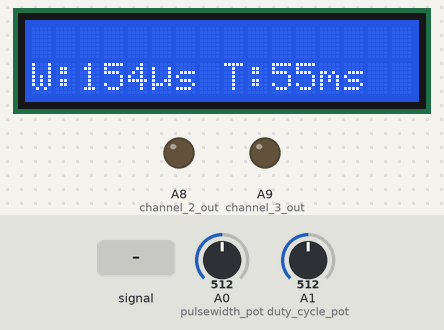
Simulated run of this sketch. Board: Teensy 3. Parts: 16×2 character LCD, output pins drawn as LEDs (lit = HIGH). Inputs (shaded band) come from the test bench; at power-on: A0 (pulsewidth_pot) = 512, A1 (duty_cycle_pot) = 512 (analog values on the 0–1023 scale). Pins used as bus, display or sensor lines are not drawn.

Above: at 1.7 s.
1.8 s: A0 (pulsewidth_pot) fed a 200 Hz sine of ±460 counts around its level
At 1.96 s:
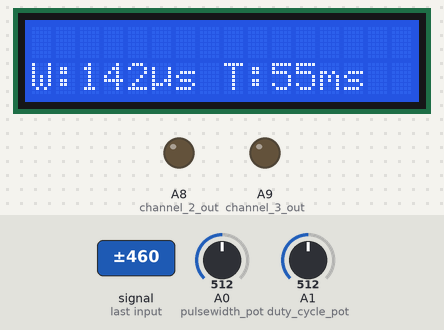
4.8 s: A0 (pulsewidth_pot) fed a 1000 Hz sine of ±255 counts around its level
At 4.99 s:
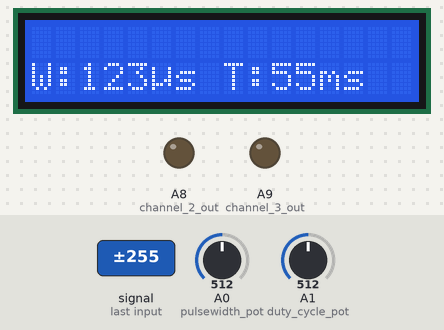
7.8 s: A0 (pulsewidth_pot) set to 26
At 9.0 s:
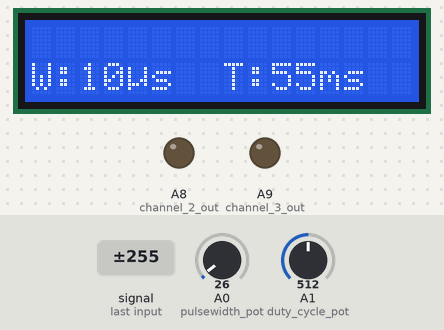
9.3 s: A0 (pulsewidth_pot) set to 20
At 9.6 s:
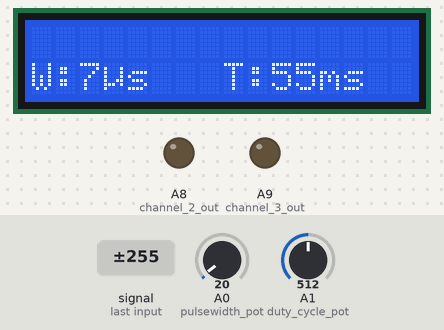
10.8 s: A0 (pulsewidth_pot) set to 110
At 12.2 s:
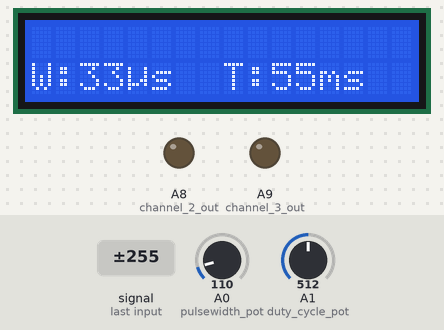
13.8 s: A1 (duty_cycle_pot) set to 716
At 15.0 s:
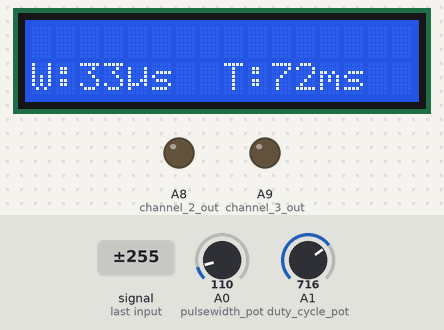
Timing chart, 0 to 16.8 s (numbered marks = the images above; inputs shaded):
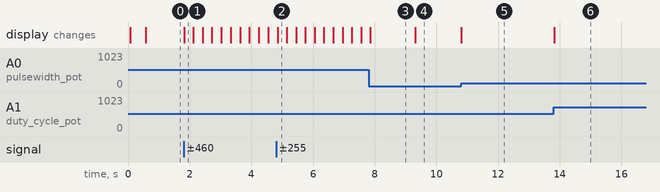

Measured:
- after the input at 1.8 s, the display: changes at once (image 1)
- after the input at 9.3 s, the display: changes at once (image 4)
- after the input at 10.8 s, the display: changes at once (image 5)
- after the input at 13.8 s, the display: changes at once (image 6)

The sketch:

three-ch.ino
```cpp
#include <MIDI.h>

#include <LiquidCrystal.h>

/* 4 Note Interrupter http://adammunich.com    */
/* Run sketch at 96MHz on a teensy 3.1 or 3.2  */

/* PIN CONNECTIONS ---------- ||
LCD RS -> D2
LCD EN -> D4
LCD D0-3 -> GND
LCD D4 -> D5
LCD D6 -> D6
LCD D7 -> D7
LCD D8 -> D8


Mode Switches --------------- ||
MIDI (high) / USB-MIDI (low) -> D10
Pulse Mode (high) - > D9


Output ---------------------- ||
Pulses -> D21
( use a transistor and 120 ohm series res off of      )
( 5V bus to drive hfbr-1414tz or similar transmitter. )
( Buy extras it sucks when they break. )


10k Potentiometers ---------- ||
Pulse Width / Power Pot
GND --\/\/\/\/\-- 3v3
         | A0

Pulse Duty Cycle Pot
GND --/\/\/\/\/-- 3V3
         | A1


INPUTS ----------------------- ||
USB -> MicroUSB port
Optoisolated Midi RX -> D0 (See http://bit.ly/2a6BQgA )

*/


//IntervalTimer timer_0, timer_1, timer_2, timer_3;
LiquidCrystal vfd(3, 4, 5, 6, 7, 2);                // (RS, Enable, D4, D5, D6, D7)

#define midi_mode_switch    10
#define pulse_mode_switch   9
#define estop_switch        11
#define channel_1_out       21
#define channel_2_out       22
#define channel_3_out       23
#define pulsewidth_pot A0
#define duty_cycle_pot A1

// 88 Key keyboard CONSTANTS ------------------
#define NOTE_MIN 21
#define NOTE_MAX 108
#define PULSEWIDTH_MIN 2
#define PULSEWIDTH_MAX 300


uint32_t midi_period_us[128] = { // Midi note LUT (period, us)
  /*        C       C#      D        D#      E       F       F#      G       G#      A       A#      B       */
  /* -1 */ 122312, 115447, 108967,  102849, 97079,  91630,  86487,  81633,  77051,  72727,  68645,  64792,
  /* 0 */  61156,  57723,  54483,   51425,  48539,  45815,  43243,  40816,  38525,  36363,  34322,  32396,
  /* 1 */  30578,  212861,  27241,  25712,  24269,  22907,  21621,  20408,  19262,  18181,  17161,  16198,
  /* 2 */  15289,  14430,  13620,   12856,  12134,  11453,  10810,  10204,  9631,   9090,   8580,   8099,
  /* 3 */  7644,   7215,   6810,    6428,   6067,   5726,   5405,   5102,   4815,   4545,   4290,   4049,
  /* 4 */  3822,   3607,   3405,    3214,   3033,   2863,   2702,   2551,   2407,   2272,   2145,   2024,
  /* 5 */  1911,   1803,   1702,    1607,   1516,   1431,   1351,   1275,   1203,   1136,   1072,   1012,
  /* 6 */  955,    901,    851,     803,    758,    715,    675,    637,    601,    568,    536,    506,
  /* 7 */  477,    450,    425,     401,    379,    357,    337,    318,    300,    284,    268,    253,
  /* 8 */  238,    225,    212,     200,    189,    178,    168,    168,    150,    142,    134,    126,
  /* 9 */  119,    112,    106 ,    100,    94,     89,     84,     79,
};

float midi_freq[128] = {
  /*       C        C#       D        D#       E        F        F#       G        G#       A       A#       B       */
  /* -1 */ 8.176,   8.662,   9.177,   9.723,   10.301,  10.913,  11.562,  12.25,   12.979,  13.75,   14.568, 15.434,
  /* 0 */  16.35,   17.32,   18.35,   19.45,   20.6,    21.83,   23.12,   24.5,    25.96,   27.50,  29.14,   30.87,
  /* 1 */  32.70,   34.65,   36.71,   38.89,   41.20,   43.65,   46.25,   49.00,   51.91,   55.00,  58.27,   61.74,
  /* 2 */  65.41,   69.30,   73.42,   77.78,   82.41,   87.31,   92.50,   98.00,   103.83,  110.00, 116.54,  123.47,
  /* 3 */  130.81,  138.59,  146.83,  155.56,  164.81,  174.61,  185,     196,     207.65,  220,    233.08,  246.94,
  /* 4 */  261.63,  277.18,  293.66,  311.13,  329.63,  349.23,  369.99,  392,     415.3,   440,    466.16,  493.88,
  /* 5 */  523.25,  554.37,  587.33,  622.25,  659.25,  698.46,  739.99,  783.99,  830.61,  880,    932.33,  987.77,
  /* 6 */  1046.5,  1108.73, 1174.66, 1244.51, 1318.51, 1396.91, 1479.98, 1567.98, 1661.22, 1760,   1864.66, 1975.53,
  /* 7 */  2093,    2217.46, 2349.32, 2489.02, 2637.02, 2793.83, 2959.96, 3135.96, 3322.44, 3520,   3729.31, 3951.07,
  /* 8 */  4186.01, 4434.92, 4698.63, 4978.03, 5274.04, 5587.65, 5919.91, 6271.93, 6644.88, 7040,   7458.62, 7902.13
};

volatile uint32_t pulse_duty_cycle_setpoint          = 10000;
volatile uint32_t old_pulse_duty_cycle_setpoint      = 0;
volatile uint16_t interrupter_pulsewidth_setpoint    = 100;
volatile uint8_t  system_mode                        = 0;     // System Mode, 2 = USB, 1 = MIDI-RX, 0 = Clock

const uint8_t  ADC_RESOLUTION = 7;
const uint16_t ANALOG_SCALE_MAX = pow(2, ADC_RESOLUTION) - 2;
const uint8_t  ANALOG_SCALE_MIN = 0;

const float  MODIFIER_MAX = 1;
const float  MODIFIER_MIN = midi_freq[NOTE_MIN] / midi_freq[NOTE_MAX];

float pulse_0_modifier = 1;
float pulse_1_modifier = 1;
float pulse_2_modifier = 1;
float pulse_3_modifier = 1;

float mapf(float x, float in_min, float in_max, float out_min, float out_max)
{
  return (x - in_min) * (out_max - out_min) / (in_max - in_min) + out_min;
}

uint8_t note_scheduler[4] = {0, 0, 0, 0};   // Note scheduling array

/*
    Setup / Init. This runs only once
*/


class SoftPWM {
public:
  int m_pin;
  bool m_active;
  int m_pulse_len;
  int m_on_len;
  IntervalTimer m_timer;
  void (*m_done_off_period_cb)(void);
  void (*m_done_on_period_cb)(void);

  SoftPWM(int pin, void (*done_off_cb)(), void (*done_on_cb)()) {
    m_pin = pin;
    m_done_off_period_cb = done_off_cb;
    m_done_on_period_cb = done_on_cb;
  }

  void stop() {
    digitalWriteFast(m_pin, LOW);
    m_timer.end();
    digitalWriteFast(m_pin, LOW);
    m_active = false;
  }

  void start(int pulse_len, int on_len) {
    if (m_active) {
        stop();
    }

    m_active = true;
    m_pulse_len = pulse_len;
    m_on_len = on_len;

    done_off_period();
  }

  void done_off_period()
  {
    // Start timer to kill the output and then turn it on
    m_timer.begin(this->m_done_on_period_cb, m_on_len);
    digitalWriteFast(m_pin, HIGH);
  }

  void done_on_period()
  {
    digitalWriteFast(m_pin, LOW);
    m_timer.end();
    m_timer.begin(this->m_done_off_period_cb, m_pulse_len - m_on_len);
  }
};


void out1_on_helper(void);
void out1_off_helper(void);
SoftPWM out1(21, out1_off_helper, out1_on_helper);
void out1_on_helper(void) { out1.done_on_period(); }
void out1_off_helper(void) { out1.done_off_period(); }

void out2_on_helper(void);
void out2_off_helper(void);
SoftPWM out2(22, out2_off_helper, out2_on_helper);
void out2_on_helper(void) { out2.done_on_period(); }
void out2_off_helper(void) { out2.done_off_period(); }

void out3_on_helper(void);
void out3_off_helper(void);
SoftPWM out3(23, out3_off_helper, out3_on_helper);
void out3_on_helper(void) { out3.done_on_period(); }
void out3_off_helper(void) { out3.done_off_period(); }

void setup() {
  /* Pullups, impedances etc */

  pinMode(channel_1_out,         OUTPUT);
    pinMode(channel_2_out,         OUTPUT);
      pinMode(channel_3_out,         OUTPUT);
  pinMode(midi_mode_switch,      INPUT);
  pinMode(pulse_mode_switch,     INPUT);
  pinMode(estop_switch,          INPUT_PULLUP);

  pinMode(pulsewidth_pot, INPUT);
  pinMode(duty_cycle_pot, INPUT);

  analogReadResolution(ADC_RESOLUTION);
  analogReadAveraging(128);


  /* Init Classes */
#if 0
  usbMIDI.begin();
  usbMIDI.setHandleNoteOn(HandleNoteOn);
  usbMIDI.setHandleNoteOff(HandleNoteOff);

  MIDI.begin(MIDI_CHANNEL_OMNI);
  MIDI.setHandleNoteOn(HandleNoteOn);
  MIDI.setHandleNoteOff(HandleNoteOff);
#endif

  vfd.begin(2,20);
  delay(2); // Give time for LCD to init


  /* Welcome Message */

  vfd.clear();
  vfd.setCursor(0,0);
  vfd.print("Turboencabulator");

  delay(500); // Do nothing

  vfd.clear();

 // out2.start(1000000, 500000);
 // out3.start(500000, 250000);
};


void loop() {
  interrupter_pulsewidth_setpoint = map(analogRead(pulsewidth_pot), ANALOG_SCALE_MAX, ANALOG_SCALE_MIN, PULSEWIDTH_MAX, PULSEWIDTH_MIN);
  interrupter_pulsewidth_setpoint = constrain(interrupter_pulsewidth_setpoint, 0, PULSEWIDTH_MAX);

  pulse_duty_cycle_setpoint = map(analogRead(duty_cycle_pot), 0, 128, 10000, 100000);

  if ((interrupter_pulsewidth_setpoint != out1.m_on_len) ||
      (pulse_duty_cycle_setpoint != out1.m_pulse_len))
  {
    out1.start(pulse_duty_cycle_setpoint, interrupter_pulsewidth_setpoint);
  }


  vfd.setCursor(0,1);
  vfd.print("W:      ");
  vfd.setCursor(2,1);
  vfd.print(interrupter_pulsewidth_setpoint);
  vfd.write(0xE4);
  vfd.print("s  ");

  vfd.setCursor(8,1);
  vfd.print("T:      ");
  vfd.setCursor(10,1);

  vfd.print(pulse_duty_cycle_setpoint/1000);
  vfd.print("ms  ");
}

#if 0
void suxloop() {
  common();


  /*
    == USB Midi Mode ==

    This mode will make the system behave as a USB midi device
  */

  if(system_mode == 2){
    killAllNotes();

    vfd.clear();
    vfd.setCursor(0,0);
    vfd.print("USB-MIDI");

    /* end setup */

    while(system_mode == 2){
      usbMIDI.read();
      common();

      vfd.setCursor(0,1);
      vfd.print("W:      ");
      vfd.setCursor(2,1);
      vfd.print(interrupter_pulsewidth_setpoint);
      vfd.write(0xE4);
      vfd.print("s  ");

      if(digitalReadFast(estop_switch) == 0) killAllNotes();
    };
  };


  /*
    == MIDI Input Mode ==

    This mode will make the system behave as an actual MIDI reciever (for guitars and shit)
  */

  if(system_mode == 1){     // MIDI-RX mode
    killAllNotes();

    vfd.clear();
    vfd.setCursor(0,0);
    vfd.print("MIDI-RX");

    /* end setup */

    while(system_mode == 1){
      MIDI.read();
      common();

      vfd.setCursor(0,1);
      vfd.print("W:      ");
      vfd.setCursor(2,1);
      vfd.print(interrupter_pulsewidth_setpoint);
      vfd.write(0xE4);
      vfd.print("s  ");

      if(digitalReadFast(estop_switch) == 0) killAllNotes();
    };
  };


  if(system_mode == 0){     // Pulse clock mode
    killAllNotes();

    vfd.clear();
    vfd.setCursor(0,0);
    vfd.print("PULSE");
    delay(100);

    /* end setup */

    while(system_mode == 0){
      common();

      vfd.setCursor(0,1);
      vfd.print("W:      ");
      vfd.setCursor(2,1);
      vfd.print(interrupter_pulsewidth_setpoint);
      vfd.write(0xE4);
      vfd.print("s  ");

      vfd.setCursor(8,1);
      vfd.print("T:      ");
      vfd.setCursor(10,1);

      vfd.print(pulse_duty_cycle_setpoint/1000);
      vfd.print("ms  ");


      //vfd.print(( (float) 1 / ((float)(pulse_duty_cycle_setpoint / (float)1000000))  ));
      //vfd.print("Hz   ");

      pulse_duty_cycle_setpoint = map(analogRead(duty_cycle_pot), 128, 0, 10000, 100000);

      if((old_pulse_duty_cycle_setpoint + 2000) < pulse_duty_cycle_setpoint || (old_pulse_duty_cycle_setpoint - 2000) > pulse_duty_cycle_setpoint ){
        old_pulse_duty_cycle_setpoint = pulse_duty_cycle_setpoint;
        timer_0.end();
        delay(10);
        timer_0.begin(pulse_0, pulse_duty_cycle_setpoint);
      };
    };

    timer_0.end();
  };
};


void common(){
  interrupter_pulsewidth_setpoint = map(analogRead(pulsewidth_pot), ANALOG_SCALE_MAX, ANALOG_SCALE_MIN, PULSEWIDTH_MAX, PULSEWIDTH_MIN);
  interrupter_pulsewidth_setpoint = constrain(interrupter_pulsewidth_setpoint, 0, PULSEWIDTH_MAX);

  uint8_t midi_mode_state  = digitalReadFast(midi_mode_switch);
  uint8_t pulse_mode_state = digitalReadFast(pulse_mode_switch);

  if(midi_mode_state == 1){
    system_mode = 2;
  }

  else if(pulse_mode_state == 1){
    system_mode = 0;
  }

  else{  // Otherwise... MIDI-RX mode
     system_mode = 1;
  };


};


void highGUI(){
  int current_gui_channel = 0;  // Tesla coil channel
  int current_gui_mode = 0;  // GUI mode;

  vfd.setCursor(10, 0);
  vfd.print("Coil ");
  vfd.print(current_gui_channel);
}


/*

  MIDI Functions for handling such bullcrap

*/

void HandleNoteOn(byte channel, byte pitch, byte velocity) {   // Callback
  if (velocity == 0) {
    ceaseNote(channel);
  }else{
    playNote(pitch, channel);
  };
};


void HandleNoteOff(byte channel, byte pitch, byte velocity) {  // Callback
  ceaseNote(channel);
};


void playNote(byte pitch, byte note_channel){

  pitch = constrain(pitch, NOTE_MIN, NOTE_MAX);

  for(byte i = 0; i < 4; i++){
    if(note_scheduler[i] != 0) continue;
    //otherwise...

    note_scheduler[i] = note_channel;
    setTimer(pitch, i);
    i = 100; // mission accomplished, now gtfo
  };
};


void ceaseNote(byte note_channel){
  for(byte i = 0; i < 4; i++){
    if(note_scheduler[i] != note_channel) continue;
    //otherwise...

    note_scheduler[i] = 0;
    killTimer(i);
    i = 100; // mission accomplished, now gtfo
  };
};


/*

  Timer Functions

*/

void setTimer(byte pitch, byte timer){
  int pp;

  switch(timer){
    case 0:
      pulse_0_modifier = mapf(pitch, NOTE_MIN, NOTE_MAX, MODIFIER_MAX, MODIFIER_MIN);
      timer_0.begin(pulse_0, midi_period_us[pitch]);
      break;
    case 1:
      pulse_1_modifier = mapf(pitch, NOTE_MIN, NOTE_MAX, MODIFIER_MAX, MODIFIER_MIN);
      timer_1.begin(pulse_1, midi_period_us[pitch]);
      break;
    case 2:
      pulse_2_modifier = mapf(pitch, NOTE_MIN, NOTE_MAX, MODIFIER_MAX, MODIFIER_MIN);
      timer_2.begin(pulse_2, midi_period_us[pitch]);
      break;
    case 3:
      pulse_3_modifier = mapf(pitch, NOTE_MIN, NOTE_MAX, MODIFIER_MAX, MODIFIER_MIN);
      timer_3.begin(pulse_3, midi_period_us[pitch]);
      break;
   };
};


void killTimer(byte timer){
  switch(timer){
    case 0: timer_0.end(); break;
    case 1: timer_1.end(); break;
    case 2: timer_2.end(); break;
    case 3: timer_3.end(); break;
  };
};


void killAllNotes(){
  for(byte i = 0; i < 4; i++){
    note_scheduler[i] = 0;
    killTimer(i);
  };
};


/*

  Misc other stuffs

*/

void pulse_0(){
  digitalWriteFast(channel_1_out, HIGH);
  int delay_us = (int) ((float)interrupter_pulsewidth_setpoint * pulse_0_modifier);
  delay_us     = constrain(delay_us, PULSEWIDTH_MIN, PULSEWIDTH_MAX);
  delayMicroseconds( delay_us );
  digitalWriteFast(channel_1_out, LOW);
};

void pulse_1(){
  digitalWriteFast(channel_1_out, HIGH);
  int delay_us = (int) ((float)interrupter_pulsewidth_setpoint * pulse_1_modifier);
  delay_us     = constrain(delay_us, PULSEWIDTH_MIN, PULSEWIDTH_MAX);
  delayMicroseconds( delay_us );
  digitalWriteFast(channel_1_out, LOW);
};

void pulse_2(){
  digitalWriteFast(channel_1_out, HIGH);
  int delay_us = (int) ((float)interrupter_pulsewidth_setpoint * pulse_2_modifier);
  delay_us     = constrain(delay_us, PULSEWIDTH_MIN, PULSEWIDTH_MAX);
  delayMicroseconds( delay_us );
  digitalWriteFast(channel_1_out, LOW);
};

void pulse_3(){
  digitalWriteFast(channel_1_out, HIGH);
  int delay_us = (int) ((float)interrupter_pulsewidth_setpoint * pulse_3_modifier);
  delay_us     = constrain(delay_us, PULSEWIDTH_MIN, PULSEWIDTH_MAX);
  delayMicroseconds( delay_us );
  digitalWriteFast(channel_1_out, LOW);
};

#endif
```
